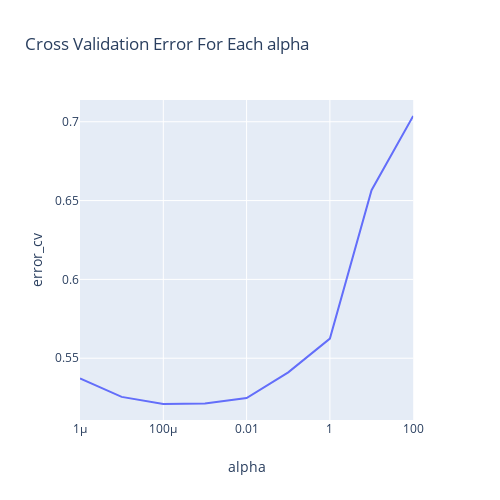

Notebook code for this chart:
### Markdown cell above
### Applying Logistic Regression and hyperparameter tuning (alpha) :

### Code cell
import plotly.express as px

alpha = [10 ** x for x in range(-6, 3)]
cv_log_error_array = []
for i in alpha:
    clf = SGDClassifier(class_weight='balanced', alpha=i, penalty='l2', loss='log', random_state=42)
    clf.fit(w2v_train, y_train)
    sig_clf = CalibratedClassifierCV(clf, method="sigmoid")
    sig_clf.fit(w2v_train,y_train)
    sig_clf_probs = sig_clf.predict_proba(w2v_cv)
    cv_log_error_array.append(log_loss(y_cv, sig_clf_probs, labels=clf.classes_, eps=1e-15))
    print("for alpha = {} Log Loss is {} ".format(i,log_loss(y_cv, sig_clf_probs)))



df = pd.DataFrame({'alpha': alpha, 'error_cv': cv_log_error_array })
fig = px.line(df, x="alpha", y="error_cv",width=500,height=500,title="Cross Validation Error For Each alpha",log_x=True)
fig.show()



best_alpha = np.argmin(cv_log_error_array)
clf = SGDClassifier(class_weight='balanced', alpha=alpha[best_alpha], penalty='l2', loss='log', random_state=42)
clf.fit(w2v_train, y_train)
sig_clf = CalibratedClassifierCV(clf, method="sigmoid")
sig_clf.fit(w2v_train, y_train)

predict_y = sig_clf.predict_proba(w2v_train)
print('For values of best alpha = ', alpha[best_alpha], "The train log loss is:",log_loss(y_train, predict_y, labels=clf.classes_, eps=1e-15))
predict_y = sig_clf.predict_proba(w2v_cv)
print('For values of best alpha = ', alpha[best_alpha], "The cross validation log loss is:",log_loss(y_cv, predict_y, labels=clf.classes_, eps=1e-15))
predict_y = sig_clf.predict_proba(w2v_test)
print('For values of best alpha = ', alpha[best_alpha], "The test log loss is:",log_loss(y_test, predict_y, labels=clf.classes_, eps=1e-15))

### Figure 1 — Plotly figure (JSON) as saved in the notebook; plotly's stock layout.template omitted (floating-point values rounded to 4 significant figures)
{"data": [{"hoverlabel": {"namelength": 0}, "hovertemplate": "alpha=%{x}<br>error_cv=%{y}", "legendgroup": "", "line": {"color": "#636efa", "dash": "solid"}, "mode": "lines", "name": "", "showlegend": false, "type": "scatter", "x": [1e-06, 1e-05, 0.0001, 0.001, 0.01, 0.1, 1, 10, 100], "xaxis": "x", "y": [0.5371, 0.5255, 0.521, 0.5212, 0.5247, 0.541, 0.5624, 0.6566, 0.7036], "yaxis": "y"}], "layout": {"height": 500, "legend": {"tracegroupgap": 0}, "title": {"text": "Cross Validation Error For Each alpha"}, "width": 500, "xaxis": {"anchor": "y", "domain": [0, 0.98], "title": {"text": "alpha"}, "type": "log"}, "yaxis": {"anchor": "x", "domain": [0, 1], "title": {"text": "error_cv"}}}}
